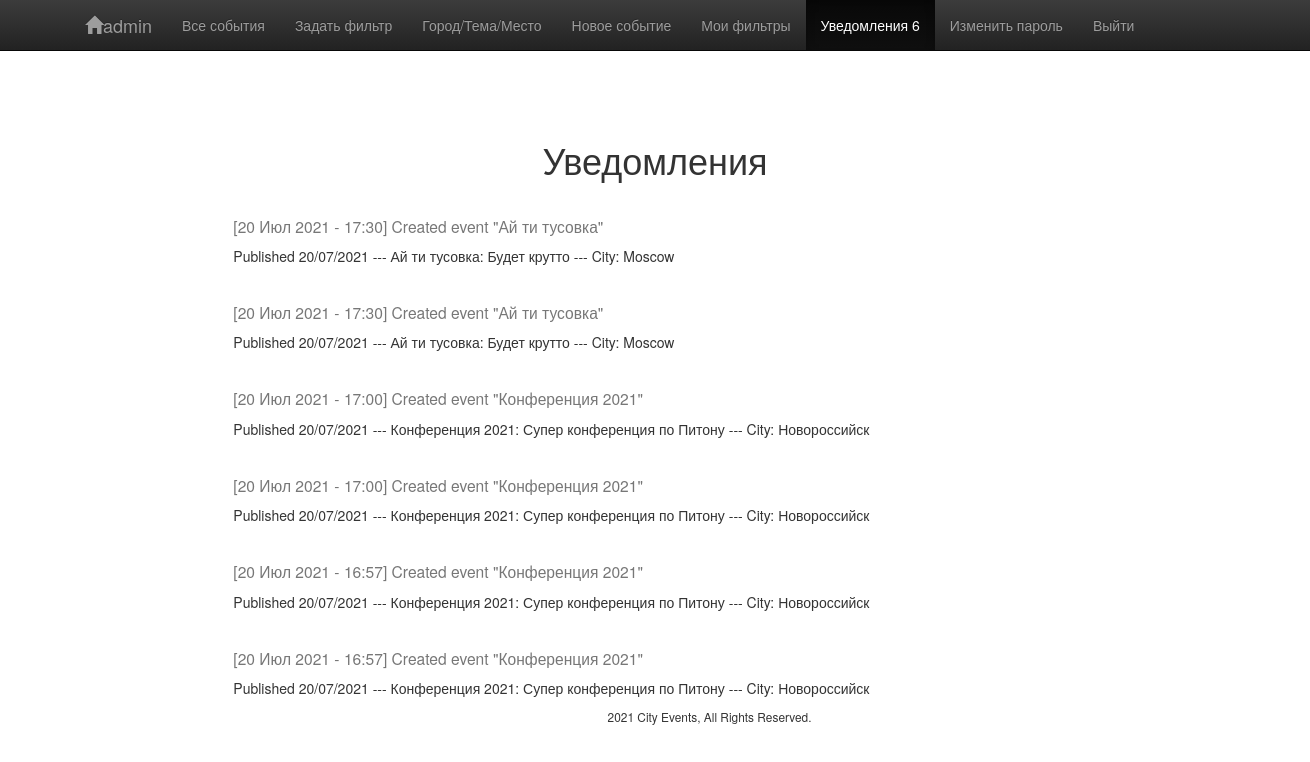
Before: /my_notify/ (signed in) with the older database file.
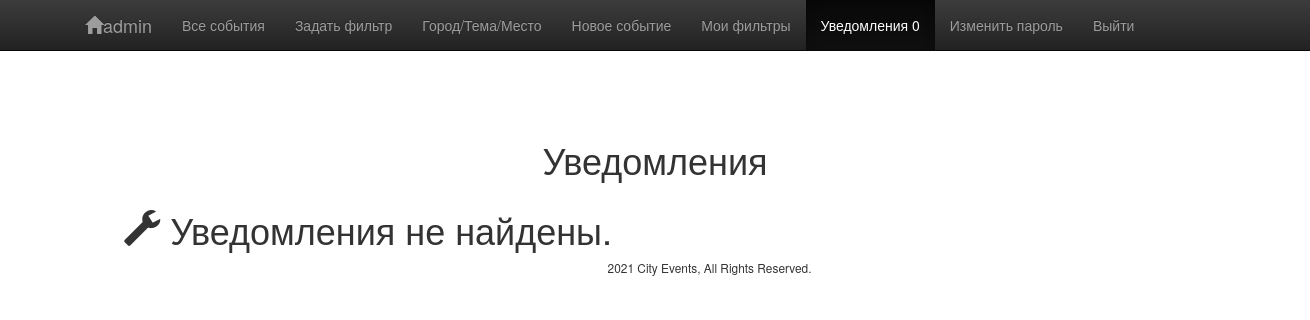
After: the same page with the newer database file.
### events/models.py (models this page shows, shortened)
class Notifications(models.Model):
    user = models.ForeignKey(User, blank=False, related_name='notifies', on_delete=models.CASCADE)
    title = models.CharField('Заголовок', max_length=250, blank=False)
    msg = models.TextField('Сообщение', blank=True, null=False)
    is_read = models.BooleanField(default=False)
    create_datetime = models.DateTimeField(auto_now=True)
    class Meta:
        ordering = ["-create_datetime"]

### events/views.py (the view)
# urls.py: path("my_notify/", views.my_notify, name='my_notify'),
@login_required
def my_notify(request):
    notify_list = Notifications.objects.filter(
        user=auth(request)['user']).order_by('-create_datetime')
    context = {'notify_list': notify_list,
               'active': 'my_notify', 'bootstrap': 3}
    return render(request, 'events/my_notify.html', context)

### events/templates/events/my_notify.html (shortened to what this page needs)
{% extends "base.html" %}
{% load static %}
{% block content %}
    <div class="container-fluid">
    </div>
    <div class="container-fluid">
    </div>
<h1 id="my_notify" class="text-center tk-cooper-black-std">Уведомления</h1>
<div class="container-fluid">
    <div class="row events">
    {% if notify_list %}
        {% for notify in notify_list %}
        <div class="col-md-2"></div>
        <div class="col-md-10">
            <h3 class="tk-cooper-black-std">
                <small>
                    <span class="highlight">[{{ notify.create_datetime|date:"d M Y" }} - {{ notify.create_datetime|time:"H:i" }}]</span>
                    <span class="highlight"> {{ notify.title }}</span>
                </small>
            </h3>
            <div class="row">
                <p class="col-md-8">
                    <span class="highlight"> {{ notify.msg|safe }}</span>
                </p>
            </div>
        </div>
        {% endfor %}
    {% else %}
        <div class="col-md-12 col-md-offset-1">
            <h1><span class="glyphicon glyphicon-wrench"></span> Уведомления не найдены.</h1>
        </div>
    {% endif %}
    </div>
</div>
{% endblock %}

### templates/base.html (shortened to what this page needs)
<!DOCTYPE html>
<html lang="en">
<head>
<link rel="stylesheet" href="https://maxcdn.bootstrapcdn.com/bootstrap/3.2.0/css/bootstrap.min.css">
    <link rel="stylesheet" href="https://maxcdn.bootstrapcdn.com/bootstrap/3.2.0/css/bootstrap-theme.min.css">
</head>
<body>
    <header>
        <nav class="navbar navbar-inverse navbar-fixed-top">
            <div class="container">
                <div class="navbar-header">
                    {% if user.is_authenticated %}
                        <a class="navbar-brand" href="/" ><span class="glyphicon glyphicon-home"></span>{{ user.username }}</a>
                    {% else %}
                        <a class="navbar-brand" href="/" ><span class="glyphicon glyphicon-home"></span> City Events </a>
                    {% endif %}
                </div>
                <div id="navbar" class="collapse navbar-collapse">
                    <ul class="nav navbar-nav">
                        <li {% if active == "events" %}class="active"{% endif %}><a href="/events/">Все события</a></li>
                        <li {% if active == "filter" %}class="active"{% endif %}><a href="/filter/">Задать фильтр</a></li>
                        {% if user.is_authenticated %}
                             <li {% if active == "new_city" %}class="active"{% endif %}><a class="p-2 text-dark" href="{% url 'new_city' %}">Город/Тема/Место</a>
                            <li {% if active == "new_event" %}class="active"{% endif %}><a class="p-2 text-dark" href="{% url 'new_event' %}">Новое событие</a>
                            <li {% if active == "my_filters" %}class="active"{% endif %}><a class="p-2 text-dark" href="{% url 'my_filters' %}">Мои фильтры</a>
                             <li {% if active == "my_notify" %}class="active"{% endif %}><a class="p-2 text-dark" href="{% url 'my_notify' %}">Уведомления {{ user.notifies.count }}</a>
                             <li {% if active == "password_change" %}class="active"{% endif %}><a class="p-2 text-dark" href="{% url 'password_change' %}">Изменить пароль</a>
                             <li {% if active == "logout" %}class="active"{% endif %}><a class="p-2 text-dark" href="{% url 'logout' %}">Выйти</a>
                        {% else %}
                             <li {% if active == "login" %}class="active"{% endif %}><a class="p-2 text-dark" href="{% url 'login' %}">Войти</a>
                             <li {% if active == "signup" %}class="active"{% endif %}><a class="p-2 text-dark" href="{% url 'signup' %}">Регистрация</a>
                        {% endif %}
                    </ul>
                </div>
            </div>
        </nav>
    </header>
    <div class="container-fluid">
    </div>
    {% block content %}{% endblock %}
    <footer>
        <div class="container-fluid">
            <div class="row">
                <div class="col-md-5 col-md-offset-4 text-center">
                    <p class="small">2021 City Events, All Rights Reserved.</p>
                </div>
            </div>
        </div>
    </footer>
</body>
</html>

Changed rows visible on the page:
removed Notifications: create_datetime "20 Июл 2021", create_datetime "17:30", title "Created event \"Ай ти тусовка\"", msg "Published 20/07/2021 --- Ай ти тусовка: Будет крутто --- City: Moscow"
removed Notifications: create_datetime "20 Июл 2021", create_datetime "17:30", title "Created event \"Ай ти тусовка\"", msg "Published 20/07/2021 --- Ай ти тусовка: Будет крутто --- City: Moscow"
removed Notifications: create_datetime "20 Июл 2021", create_datetime "17:00", title "Created event \"Конференция 2021\"", msg "Published 20/07/2021 --- Конференция 2021: Супер конференция по Питону --- City: Новороссийск"
removed Notifications: create_datetime "20 Июл 2021", create_datetime "17:00", title "Created event \"Конференция 2021\"", msg "Published 20/07/2021 --- Конференция 2021: Супер конференция по Питону --- City: Новороссийск"
removed Notifications: create_datetime "20 Июл 2021", create_datetime "16:57", title "Created event \"Конференция 2021\"", msg "Published 20/07/2021 --- Конференция 2021: Супер конференция по Питону --- City: Новороссийск"
removed Notifications: create_datetime "20 Июл 2021", create_datetime "16:57", title "Created event \"Конференция 2021\"", msg "Published 20/07/2021 --- Конференция 2021: Супер конференция по Питону --- City: Новороссийск"
Other visible differences:
{{ user.notifies.count }}: "6" → "0"
text now shown: "Уведомления не найдены."
